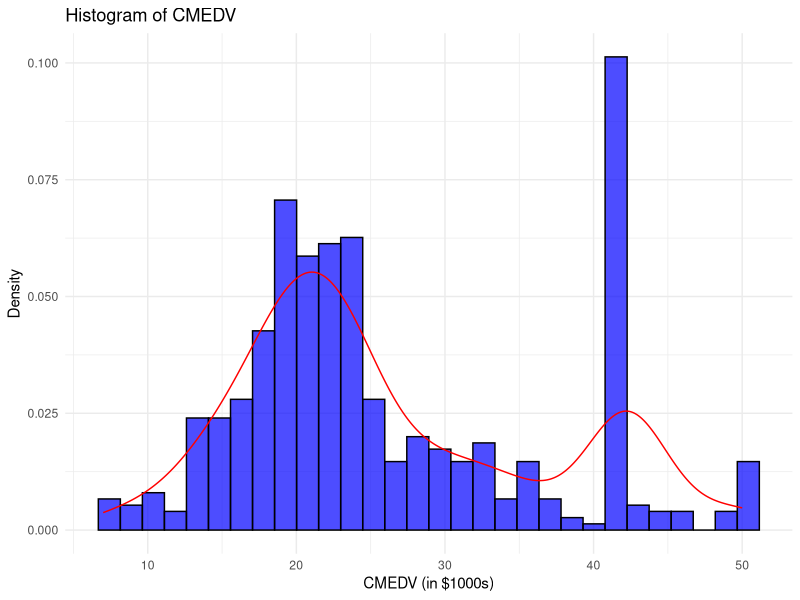
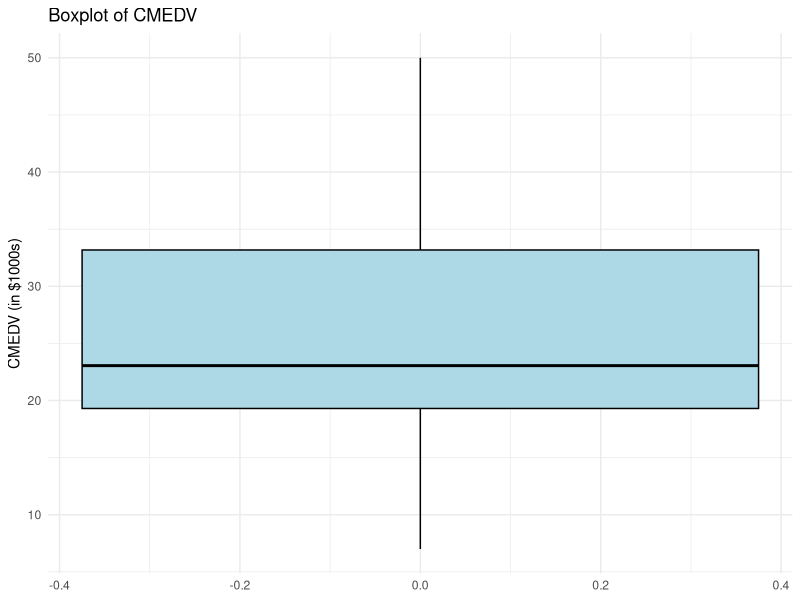
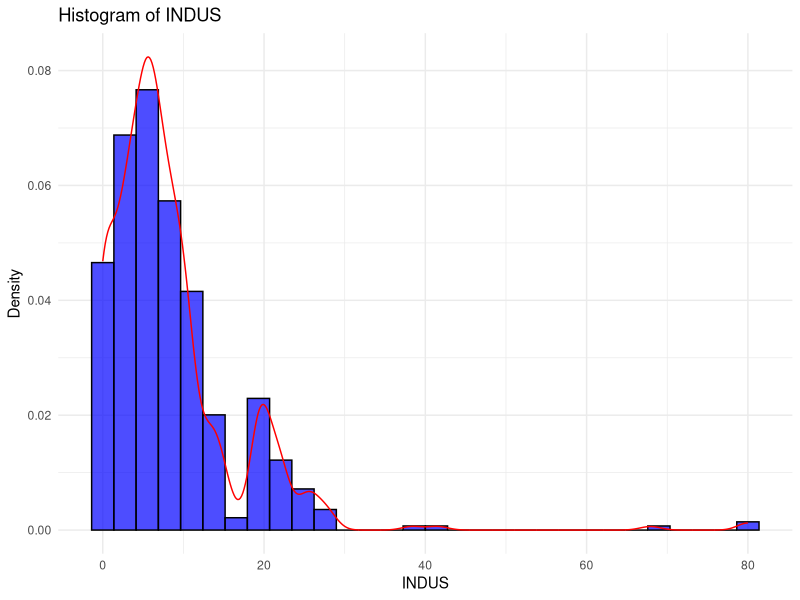

These figures' R source, in order: (Note: this script raises an error after producing the figures.)
setwd("~/Workspace/mcdaniel/500/mid-term1")
# install.packages("plyr")
library(plyr)
library(ggplot2)
library(readr)

correctHousing <- read_csv("correctHousing.csv")
summary(correctHousing)


# Q1
# There are ____ observations and ____ variables in the correctHousing dataset.
ncol(correctHousing)
nrow(correctHousing)
# 506
# 25

# QUESTION 2
# Choose between and enter the variable types; discrete, continuous, nominal, 
# or ordinal for the following variables in the correctHousing dataset. 
# Be sure to enter only one of these types for each

head(correctHousing)
#CRIM
# continuous

# CHAS
count(correctHousing,"CHAS")
# discrete 

# RM
# continuous
# AGE 
# continuous
# CMEDV
# continuous

# QUESTION 3 
# Calculate descriptive statistics for the variables in the housing dataset. 
# What is the mean of the "CMEDV" variable?
mean(correctHousing$CMEDV)
# [1] 26.27

# QUESTION 4
# Calculate descriptive statistics for the variables in the housing dataset. 
# What is the value of the CMEDV variable in dollars and cents (USD)?
# 26270
# https://jakubnowosad.com/spData/reference/boston.html

# QUESTION 5 Failed
# Generate a frequency plot (histogram) for the variable “CMEDV,” 
# i.e. the median value of owner-occupied homes, and answer the following questions.
# The distribution of (corrected) home values appears to be normal.
# True or False
# first False
# second True


# Plotting the histogram of CMEDV
ggplot(correctHousing, aes(x=CMEDV)) + 
  geom_histogram(aes(y=..density..), bins=30, fill="blue", color="black", alpha=0.7) +
  geom_density(color="red") +
  labs(title="Histogram of CMEDV", x="CMEDV (in $1000s)", y="Density") +
  theme_minimal()

# Checking for normal distribution using the Shapiro-Wilk test
shapiro_test_result <- shapiro.test(correctHousing$CMEDV)
print(shapiro_test_result)


# QUESTION 6 Failed
# Generate a frequency plot (histogram) for the variable “CMEDV." 
# i.e. the median value of owner-occupied homes, and answer the following questions.
# The distribution representing CMEDV is obviously skewed.
# True or False
# first True
# second False

# QUESTION 7 Failed
# Generate a frequency plot (histogram) for the variable “CMEDV," 
# i.e. the median value of owner-occupied homes, and answer the following questions.
# There appear to be “outliers” in the (corrected) median home values data.
# True or False
# /first False
# /second True
# Plotting the boxplot for CMEDV
ggplot(correctHousing, aes(y=CMEDV)) + 
  geom_boxplot(fill="lightblue", color="black") +
  labs(title="Boxplot of CMEDV", y="CMEDV (in $1000s)") +
  theme_minimal()


# QUESTION 8
# The variable INDUS in the housing dataset appear to be ___ skewed? Enter either right or left.
# right

ggplot(correctHousing, aes(x=INDUS)) + 
  geom_histogram(aes(y=..density..), bins=30, fill="blue", color="black", alpha=0.7) +
  geom_density(color="red") +
  labs(title="Histogram of INDUS", x="INDUS", y="Density") +
  theme_minimal()

# QUESTION 9
# What is the value of the Spearman correlation coefficient between CRIM and LSTAT?
spearman_coefficient <- cor(correctHousing$CRIM, correctHousing$LSTAT, method="spearman")
print(spearman_coefficient)
# [1] 0.70

# QUESTION 10 
# The relationship between the variables crim and Istat is ___. Enter positive or negative.
# positive

# QUESTION 11 Fai;ed
# One of the problems you will encounter many times over the course of your careers 
# is the issue of not having enough information about a dataset to make sense of it. 

# This is actually one of those cases. | don't think that many people
# have paid too much attention to all the variables in the dataset or 
# else we would have many more papers making corrections such as 
# the one | have provided for you by Gilley and Kelley Pace (Gilley & Kelley Pace. 1996). | have also
# I have also provided the original paper written on this dataset for you, 
# “Hedonic Housing Prices and the Demand for Clean Air” (Harrison, Jr. & Rubinfeld, 1978).  
# To get a sense of what I’m talking about I’ve substituted the variables “crim,” “black,” and “lstat,” 
# from the original data set for the variables “CRIM,” “B,” and “LSTAT,” in the dataset with 
# corrections by Gilley and Kelley-Pace.  
# Using this, create two scatter plots of crime as a function of 
# the percentage of lower status population.  You can just copy/paste the commands in gretl for this which are:
#   
# gnuplot  CRIM LSTAT --output=display
# 
# gnuplot  crim lstat --output=display
# 
# Considering these plots, you can see that the data from the original dataset with 
# lower case variable names makes some sense, i.e. a growing crime rate with increasing percentage 
# of lower socio-economic status citizens living in the area.  
# The plot of presumably the same variables including corrected data 
# and now with uppercase variable names, CRIM and LSTAT, doesn’t really make sense. 
# 
# The values have obviously changed but Gilley and Kelley-Pace do not mention 
# making any such change for these variables in their journal article.  
# So… we will use the values for these variables from the original dataset with 
# the caveat that something still seems wrong.  
# That is, think about what a proportion is.  Think about what the range of a proportion is.   
# My remarks are wrong.  These values are truly proportions. 
# True or False
# First False
# Second True
# QUESTION 12

# Enter yes if you have read and understand the content of this question.  
# Enter no if you have read but do not understand what is going on.  
# Right now, either answer is correct.  [yes; no], I understand what is going on!  

# Question 13
# true

# The variable TOWN includes the names of the towns in the data.  
# There may be more than one census tract per town.  
# The variable TOWN_aaa includes coding for each of the towns in the data so that, 
# in general, all census tracks in a single town have a single code.  
# However, some of this coding also seems to be incorrect.  
# If you display the data for the variables TOWN and TOWN_aaa you will see 
# that rather than an integer the code for “North” is “Reading,” another character string.  
# Beyond census tract #356 there is a lot more of this type “miscoding”. 

# The variable crim (note the lowercase letters) seems to represent the crime rate by census tract.  
# Perhaps it is the per capita crime rate.  Note that Harrison and Rubinfeld just say it is the crime rate by town.  
# The data says otherwise.  The variable lstat (again note the lowercase letters) represents the proportion of the population 
# that is lower socio-economic status.  You should take time to look at the data to make sure you understand it.  
# The following questions help you consider how the different variables change by town and demographic. 

# This bullet point is just something for you to think about when you setup your analysis.  
# It might be easier to answer the following questions for you to rename the observations that were miscoded, 
# i.e. with character strings rather than integer coding.  
# For example, you would need to rename “Reading” to be “15”.  
# Strictly speaking, this is not necessarily because all of the TOWN_aaa codes are unique.  
# However, it might be easier for all of them to be integer codes.  
# Unfortunately, the numbering doesn’t work for Boston so if you do this you might just want to use a dummy integer such as 99.  
# Even this is not truly necessary if you setup your analysis using samples from the census track numbers, i.e. 1 through and including 506. 
# For this part of the question consider crime as a function of the number of people in lower socio-economic status.  
# For your final answer, you want to determine if there are statistically significant differences in crime 
# between the towns in the dataset depending on the number of citizens in lower socio-economic status.
# Let’s consider the simplest cases first, i.e. is there a significant difference in crime across 
# the towns separate from the existence of lower socio-economic citizens?  
# And second, is there a significant difference in the number of citizens 
# in the lower socio-economic status across towns?  
# To do this we’ll consider just the towns Newton encoded as TOWN_aaa = 40 or census tracks 221 through and including 238, and Boston encoded as TOWN_aaa =
# Allston-Brighton
# Back
# Beacon
# North
# Charlestown
# East
# South
# Downtown
# Roxbury
# Savin
# Dorchester
# Mattapan
# Forest
# West
# Hyde

# and census tracks 347 through and including 488. 

# Again, since there are more census tracks here than could be condensed to one integer 
# that would fit in the TOWN_aaa coding list, you can setup a dummy integer for Boston you can remember, 
# e.g. 999.  Or, you can do the analysis using a range of census tracts. 

# The reason you can condense your analysis across all towns is because Newton is considered a very affluent community 
# whereas big areas of Boston such as Allston and Roxbury are not affluent at all.  
# In fact, nearly 22% or almost 1 out of 4 people in Boston live in poverty (Boston Redevelopment Authority, 2014).  
# That is, you can decide if there is a difference across the towns in the dataset by looking at the two extremes represented by the data. 

# For the crim variable, determine if there is a statistically significant variation 
# between Newton and Boston using a 0.05 significance level. 
# Such a statistically significant variation exists and we must reject the null hypothesis. 

# True or False


# Question 14
# For the lstat variable, determine if there is a statistically significant variation between Newton and Boston using a 0.05 significance level. 
# Such a statistically significant variation exists and we must reject the null hypothesis.      
# True
# True or False


# QUESTION 15
# Next to last, consider how the variables, crim and Istat, are related. 
# What type of analysis have we conducted that can be used to evaluate the relationship between two variables?

# Test of Independence
# ANOVA
# Correlation <=
# Goodness of Fit

# QUESTION 16 
# What is the value of the correlation coefficient for crim and Istat?
coefficient <- cor(correctHousing$crim, correctHousing$lstat)
print(p19_coefficient) # [1] 0.46

# QUESTION 17 Spoints Save Answer
# There is a [A] relationship between crim and Istat. 
# Enter positive or negative.
# positive

# QUESTION 18 5 points Save Answer
# There is a (very) strong relationship between crim and Istat.
# True or False
# False 

# QUESTION 19 Spoints Save Answer
# Last, consider how different variables effect the median value of homes. 
# Harrison and Rubinfeld's original purpose in collecting these data were to show 
# that people were moving to the Boston area and making home-buying decisions
# based on seeking cleaner air. What they found was that crime and other factors 
# equally or more than the desire for cleaner air affected home-buyers' decisions about which homes to actually purchase.

# So first, consider the median value of homes as a function of NOX (nitric oxides). 
# Remember that the median value of homes is one of the variables 
# that Gilley and Kelley-Pace corrected so use the CMEDV variable in the dataset for these values.
# Compute the correlation coefficient and, for your own enlightenment, 
# generate a plot of CMEDV as a function of air pollution in the form of NOX. 
# Enter the value of the correlation coefficient.
p19_coefficient <- cor(correctHousing$CMEDV, correctHousing$nox)
print(p19_coefficient) # [1] 0.03

# QUESTION 20 Spoints Save Answer
# Next, consider the median value of homes as a function of crim (crime). 
# Remember that the median value of homes is one of the variables 
# that Gilley and Kelley-Pace corrected so use the CMEDV variable in the dataset for these values.
# How does the impact of crime affect home-buyers' decision? 
# Compute the correlation coefficient between CMEDV and crim and enter that value.
p20_coefficient <- cor(correctHousing$CMEDV, correctHousing$crim)
print(p20_coefficient) # [1] 0.06

# QUESTION 21 Spoints Save Answer
# Now, consider the median value of homes as a function of Istat ;(the presence of lower socio-economic status citizens/neighbors). 
# Remember that the median value of homes is one of the variables that Gilley and Kelley-Pace
# corrected so use the CMEDV variable in the dataset for these values.
# How does the presence of lower socio-economic status citizens affect home-buyers' decisions? 
# Compute the correlation coefficient between CMEDV and Istat and enter that value.
p21_coefficient <- cor(correctHousing$CMEDV, correctHousing$lstat)
print(p21_coefficient) # [1] -0.22

# QUESTION 22 Spoints Save Answer
# Which of the following factors seems to most affect home values and therefore (presumably) home-buyers' decision to purchase a home?
# Crime
# The presence of lower socio-economic status citizens/neighbors  <= 
# Air pollution (NOX)
# None of these has any effect
